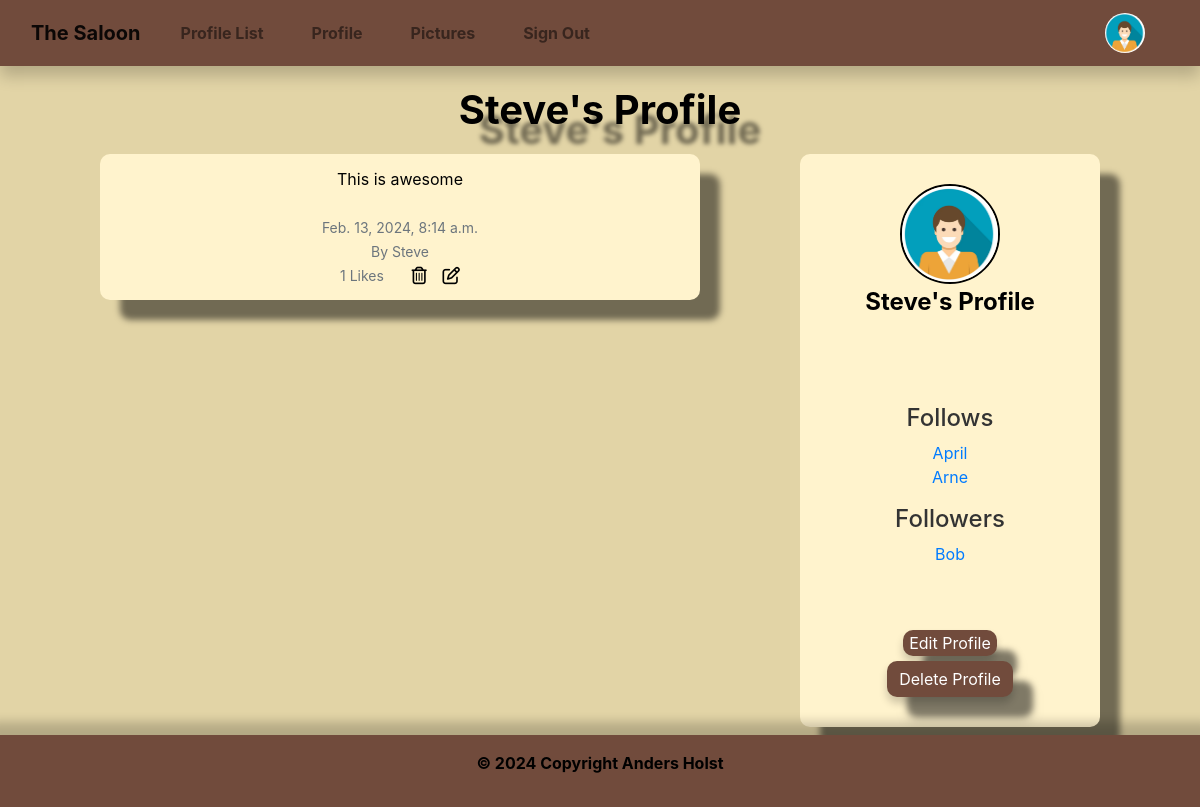
The app's page /profile/4 (signed in), older data.
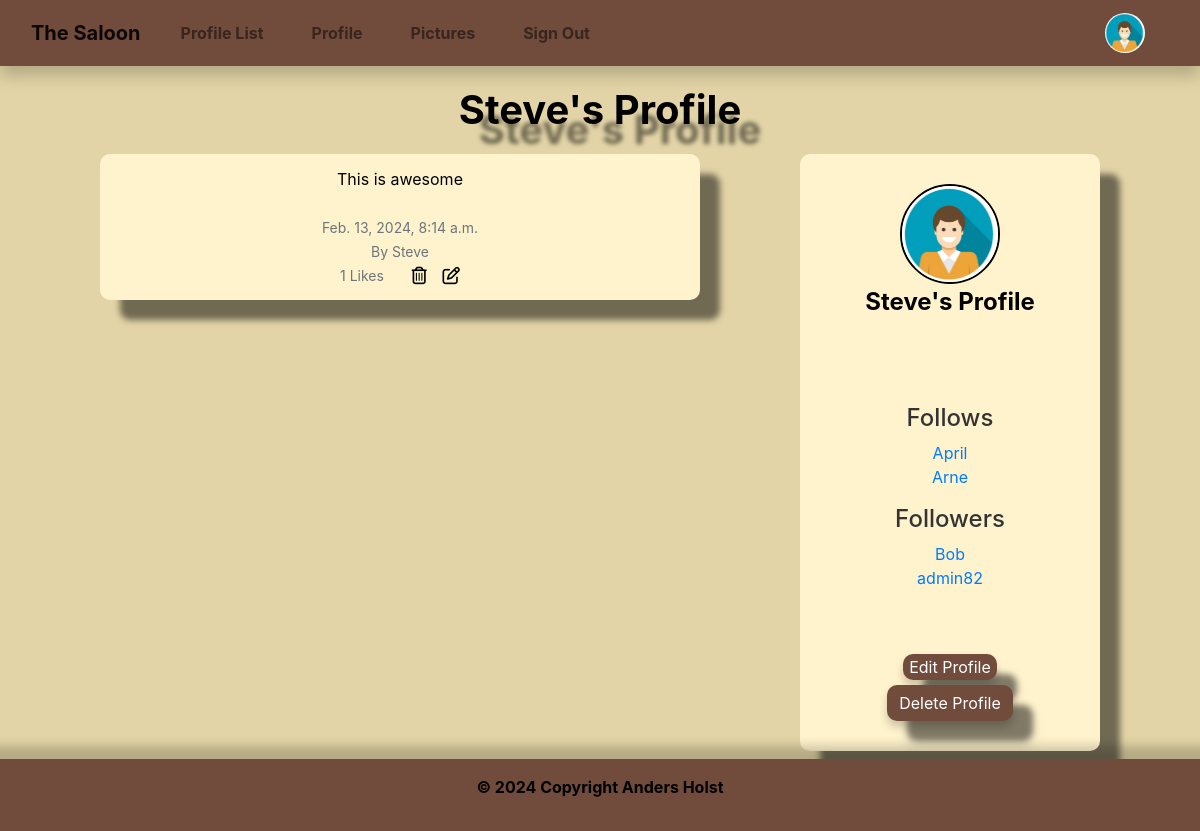
The same page, newer data.
### the_saloon/models.py (models this page shows, shortened)
class Profile(models.Model):
    user = models.OneToOneField(User, on_delete=models.CASCADE)
    follows = models.ManyToManyField("self",
                                     related_name="followed_by",
                                     symmetrical=False, blank=True)
    date_modified = models.DateTimeField(User, auto_now=True)
    profile_image = models.ImageField(
        null=True, blank=True, upload_to="media/image")
    profile_bio = models.CharField(null=True, blank=True, max_length=500)
    facebook_link = models.CharField(null=True, blank=True, max_length=100)
    instagram_link = models.CharField(
        null=True, blank=True, max_length=100)
    linkedin_link = models.CharField(null=True, blank=True, max_length=100)
    youtube_link = models.CharField(null=True, blank=True, max_length=100)
    x_link = models.CharField(null=True, blank=True, max_length=100)
    def __str__(self):
        return self.user.username

class Shout(models.Model):
    user = models.ForeignKey(
        User, related_name="shouts",
        on_delete=models.DO_NOTHING
    )
    body = models.CharField(max_length=200)
    created_at = models.DateTimeField(auto_now_add=True)
    likes = models.ManyToManyField(User, related_name="shout_like", blank=True)
    def number_of_likes(self):
        return self.likes.count()

### the_saloon/views.py (the view, shortened to what this page needs)
# urls.py: path('profile/<int:pk>', views.profile, name='profile'),
def profile(request, pk):
    if request.user.is_authenticated:
        profile = Profile.objects.get(user_id=pk)
        shouts = Shout.objects.filter(user_id=pk).order_by("-created_at")
        return render(request, "profile.html", {"profile": profile,
                                                "shouts": shouts})
    else:
        messages.success(request, ("You must login to see this page..."))
        return redirect('home')

### the_saloon/templates/profile.html (shortened to what this page needs)
{% extends 'base.html' %}
{% load static %}
{% block content %}
{% if profile %}
<h1 class="profil text-center">{{ profile.user.username }}'s Profile</h1>
<div class="container-fluid">
  <div class="row">
    <div id="profile-bio" class="col-xs-12 col-sm-12 col-md-3 order-md-3 text-center px-3 px-md-0">
          <div class="container1 mx-auto">
            <div class="image d-flex flex-column justify-content-center align-items-center">
      {% if profile.profile_image %}
      <img src="{{ profile.profile_image.url }}" height="100" width="100" class="profile rounded-circle"
        alt="profile_image">
      {% else %}
      <img src="{% static 'images/cowboy.png' %}" height="100" width="100" class="profile rounded-circle"
        alt="profile_image">
      {% endif %}
      <span class="name mb-4">
        {{ profile.user.username }}'s Profile
      </span>
      <div class="gap-3 mb-3 icons d-flex flex-row justify-content-center align-items-center">
      </div>
      <h5 class="follow">Follows</h5>
        <p class="card-text">
        {% for following in profile.follows.all %}
            {% if following.user.id != user.id %}
                <a href="{% url 'profile' following.user.id %}">{{ following }}</a><br/>
            {% endif %}
        {% endfor %}
        </p>
        <h5 class="follow">Followers</h5>
        <p class="card-text">
        {% for following in profile.followed_by.all %}
            {% if following.user.id != user.id %}
                <a href="{% url 'profile' following.user.id %}">{{ following }}</a><br/>
            {% endif %}
        {% endfor %}
        </p>
        <br/><br/>
        {% if request.user.id == profile.user.id %}
        <button class="btn-profile btn-outline">
          <a class="edit" href="{% url 'update_user' %}">Edit Profile</a>
        </button>
        {% endif %}
      <form action="{% url 'delete_profile' %}" method="post">
        <button type="submit" class="btn btn-danger">Delete Profile</button>
      </form>
    </div>
          </div>
      </div>
      <div class="col-xs-12 col-sm-12 col-md-8 order-md-1 text-center">
          <div class="container2 mx-auto">
            {% if shouts%}
            {% for shout in shouts %}
              <div class="alert" role="alert">
                  {{ shout.body }}<br/><br/>
                  <small class="text-muted">
                      {{ shout.created_at }}
                      <br/>
                      By {{ shout.user.username }}
                      <br/>
                      {{ shout.number_of_likes }} Likes
                      &nbsp;&nbsp;
                {% if request.user.username == profile.user.username %}
                <a href="{% url 'delete_shout' shout.id %}"></a>
                <a href="{% url 'edit_shout' shout.id %}"></a>
                {% endif %}
              </small>
            </div>
            {% endfor %}
            {% endif %}
          </div>
      </div>
  </div>
</div>
{% endif %}
{% endblock %}

Row changes from the older to the newer data that the page shows:
now on this page (row edited): Profile: user.username "admin82", shown under "Followers"
